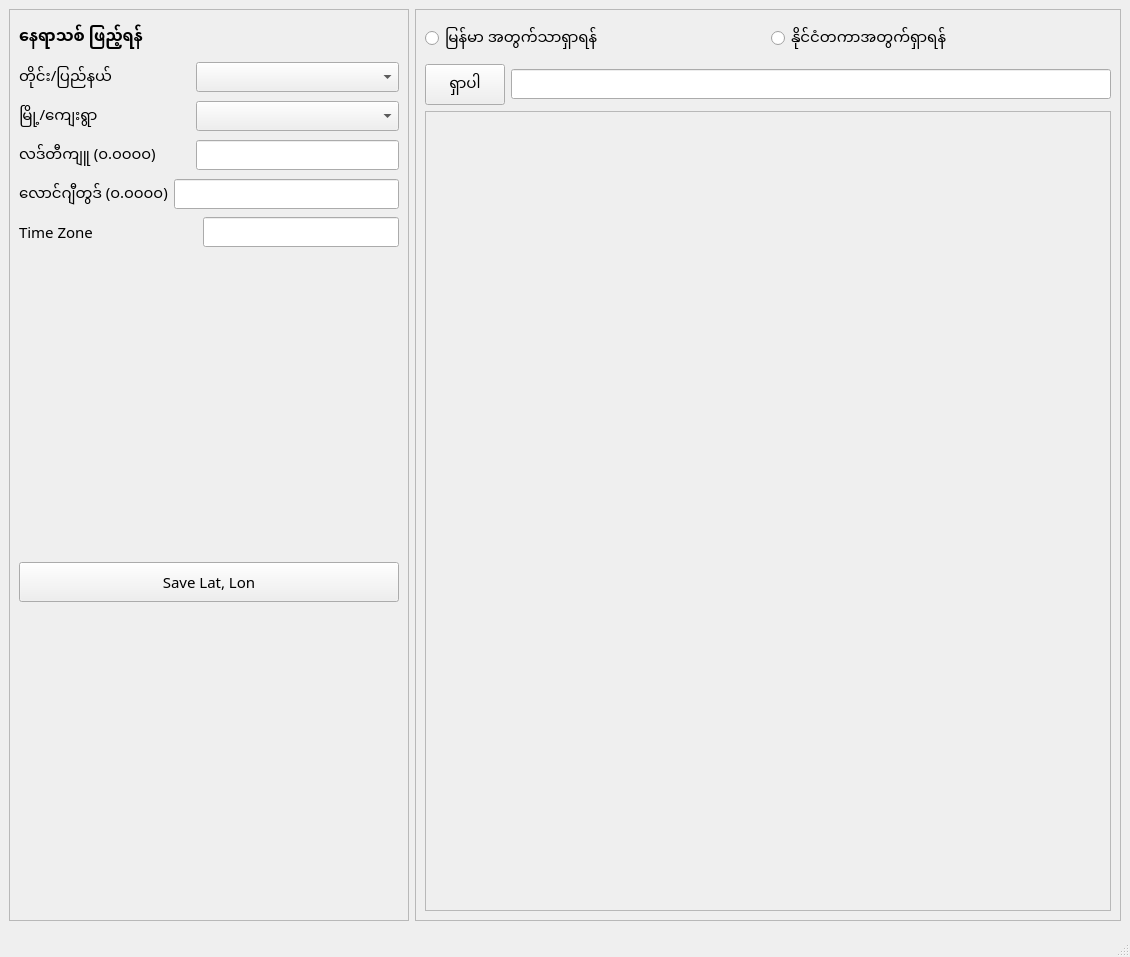
<?xml version="1.0" encoding="UTF-8"?>
<ui version="4.0">
 <class>MainWindow</class>
 <widget class="QMainWindow" name="MainWindow">
  <property name="geometry">
   <rect>
    <x>0</x>
    <y>0</y>
    <width>1130</width>
    <height>933</height>
   </rect>
  </property>
  <property name="font">
   <font>
    <family>Pyidaungsu</family>
    <pointsize>11</pointsize>
   </font>
  </property>
  <property name="windowTitle">
   <string>MainWindow</string>
  </property>
  <widget class="QWidget" name="centralwidget">
   <layout class="QHBoxLayout" name="horizontalLayout_2">
    <item>
     <widget class="QFrame" name="frame_2">
      <property name="sizePolicy">
       <sizepolicy hsizetype="Fixed" vsizetype="Preferred">
        <horstretch>0</horstretch>
        <verstretch>0</verstretch>
       </sizepolicy>
      </property>
      <property name="minimumSize">
       <size>
        <width>400</width>
        <height>0</height>
       </size>
      </property>
      <property name="frameShape">
       <enum>QFrame::StyledPanel</enum>
      </property>
      <property name="frameShadow">
       <enum>QFrame::Raised</enum>
      </property>
      <layout class="QVBoxLayout" name="verticalLayout">
       <item>
        <widget class="QLabel" name="label">
         <property name="font">
          <font>
           <pointsize>12</pointsize>
           <weight>75</weight>
           <bold>true</bold>
          </font>
         </property>
         <property name="text">
          <string>နေရာသစ် ဖြည့်ရန်</string>
         </property>
        </widget>
       </item>
       <item>
        <layout class="QHBoxLayout" name="horizontalLayout">
         <item>
          <widget class="QLabel" name="label_2">
           <property name="minimumSize">
            <size>
             <width>171</width>
             <height>0</height>
            </size>
           </property>
           <property name="maximumSize">
            <size>
             <width>171</width>
             <height>16777215</height>
            </size>
           </property>
           <property name="text">
            <string>တိုင်း/ပြည်နယ်</string>
           </property>
          </widget>
         </item>
         <item>
          <widget class="QComboBox" name="cboState"/>
         </item>
        </layout>
       </item>
       <item>
        <layout class="QHBoxLayout" name="horizontalLayout_3">
         <item>
          <widget class="QLabel" name="label_3">
           <property name="minimumSize">
            <size>
             <width>171</width>
             <height>0</height>
            </size>
           </property>
           <property name="maximumSize">
            <size>
             <width>171</width>
             <height>16777215</height>
            </size>
           </property>
           <property name="text">
            <string>မြို့/ကျေးရွာ</string>
           </property>
          </widget>
         </item>
         <item>
          <widget class="QComboBox" name="cboCity"/>
         </item>
        </layout>
       </item>
       <item>
        <layout class="QHBoxLayout" name="horizontalLayout_4">
         <item>
          <widget class="QLabel" name="label_4">
           <property name="minimumSize">
            <size>
             <width>171</width>
             <height>0</height>
            </size>
           </property>
           <property name="frameShape">
            <enum>QFrame::NoFrame</enum>
           </property>
           <property name="text">
            <string>လဒ်တီကျူ (၀.၀၀၀၀)</string>
           </property>
          </widget>
         </item>
         <item>
          <widget class="QLineEdit" name="lineEdit"/>
         </item>
        </layout>
       </item>
       <item>
        <layout class="QHBoxLayout" name="horizontalLayout_5">
         <item>
          <widget class="QLabel" name="label_5">
           <property name="frameShape">
            <enum>QFrame::NoFrame</enum>
           </property>
           <property name="text">
            <string>လောင်ဂျီတွဒ် (၀.၀၀၀၀)</string>
           </property>
          </widget>
         </item>
         <item>
          <widget class="QLineEdit" name="lineEdit_2"/>
         </item>
        </layout>
       </item>
       <item>
        <layout class="QHBoxLayout" name="horizontalLayout_7">
         <item>
          <widget class="QLabel" name="lblTZ">
           <property name="text">
            <string>Time Zone</string>
           </property>
          </widget>
         </item>
         <item>
          <widget class="QLineEdit" name="txtTimezone">
           <property name="minimumSize">
            <size>
             <width>196</width>
             <height>0</height>
            </size>
           </property>
           <property name="maximumSize">
            <size>
             <width>196</width>
             <height>16777215</height>
            </size>
           </property>
          </widget>
         </item>
        </layout>
       </item>
       <item>
        <spacer name="verticalSpacer">
         <property name="orientation">
          <enum>Qt::Vertical</enum>
         </property>
         <property name="sizeHint" stdset="0">
          <size>
           <width>20</width>
           <height>40</height>
          </size>
         </property>
        </spacer>
       </item>
       <item>
        <widget class="QPushButton" name="btnSave">
         <property name="minimumSize">
          <size>
           <width>0</width>
           <height>40</height>
          </size>
         </property>
         <property name="text">
          <string>Save Lat, Lon</string>
         </property>
        </widget>
       </item>
       <item>
        <spacer name="verticalSpacer_2">
         <property name="orientation">
          <enum>Qt::Vertical</enum>
         </property>
         <property name="sizeHint" stdset="0">
          <size>
           <width>20</width>
           <height>40</height>
          </size>
         </property>
        </spacer>
       </item>
      </layout>
     </widget>
    </item>
    <item>
     <widget class="QFrame" name="frame">
      <property name="frameShape">
       <enum>QFrame::StyledPanel</enum>
      </property>
      <property name="frameShadow">
       <enum>QFrame::Raised</enum>
      </property>
      <layout class="QVBoxLayout" name="verticalLayout_3">
       <item>
        <layout class="QHBoxLayout" name="horizontalLayout_8">
         <item>
          <widget class="QRadioButton" name="rdoMM">
           <property name="text">
            <string>မြန်မာ အတွက်သာရှာရန်</string>
           </property>
          </widget>
         </item>
         <item>
          <widget class="QRadioButton" name="radioButton_2">
           <property name="text">
            <string>နိုင်ငံတကာအတွက်ရှာရန်</string>
           </property>
          </widget>
         </item>
        </layout>
       </item>
       <item>
        <layout class="QVBoxLayout" name="verticalLayout_2">
         <item>
          <layout class="QHBoxLayout" name="horizontalLayout_6">
           <item>
            <widget class="QPushButton" name="btnSearch">
             <property name="text">
              <string>ရှာပါ</string>
             </property>
            </widget>
           </item>
           <item>
            <widget class="QLineEdit" name="lineEdit_3"/>
           </item>
          </layout>
         </item>
         <item>
          <widget class="QFrame" name="frmWeb">
           <property name="minimumSize">
            <size>
             <width>0</width>
             <height>800</height>
            </size>
           </property>
           <property name="frameShape">
            <enum>QFrame::StyledPanel</enum>
           </property>
           <property name="frameShadow">
            <enum>QFrame::Raised</enum>
           </property>
          </widget>
         </item>
        </layout>
       </item>
      </layout>
     </widget>
    </item>
   </layout>
  </widget>
  <widget class="QStatusBar" name="statusbar"/>
 </widget>
 <resources/>
 <connections/>
</ui>
